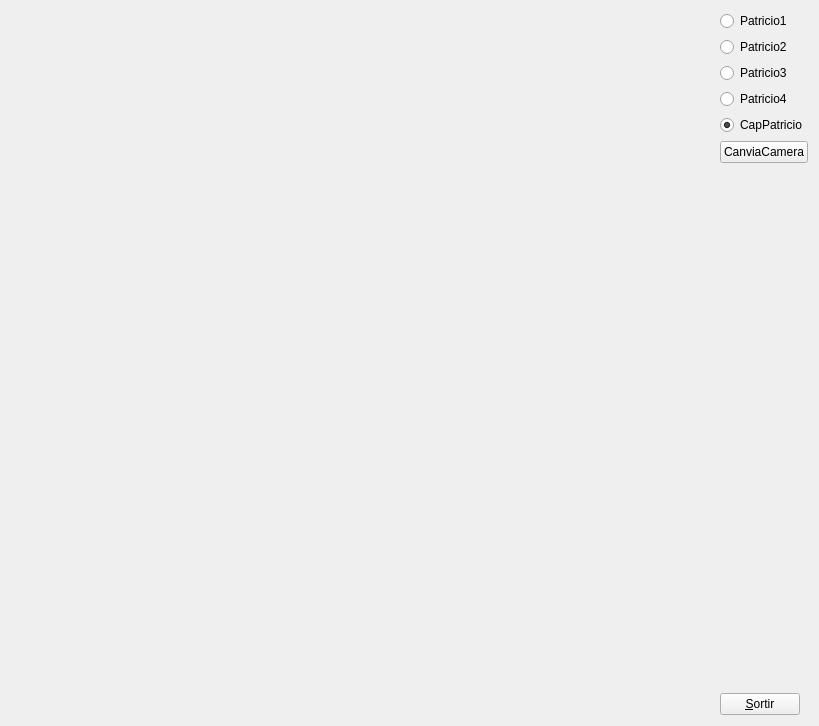
<?xml version="1.0" encoding="UTF-8"?>
<ui version="4.0">
 <class>MyForm</class>
 <widget class="QWidget" name="MyForm">
  <property name="geometry">
   <rect>
    <x>0</x>
    <y>0</y>
    <width>819</width>
    <height>726</height>
   </rect>
  </property>
  <property name="windowTitle">
   <string>Form</string>
  </property>
  <layout class="QHBoxLayout" name="horizontalLayout">
   <item>
    <widget class="MyGLWidget" name="widget" native="true">
     <property name="sizePolicy">
      <sizepolicy hsizetype="Expanding" vsizetype="Expanding">
       <horstretch>0</horstretch>
       <verstretch>0</verstretch>
      </sizepolicy>
     </property>
    </widget>
   </item>
   <item>
    <layout class="QVBoxLayout" name="verticalLayout">
     <item>
      <widget class="QRadioButton" name="radioButton">
       <property name="text">
        <string>Patricio1</string>
       </property>
       <property name="checked">
        <bool>false</bool>
       </property>
      </widget>
     </item>
     <item>
      <widget class="QRadioButton" name="radioButton_2">
       <property name="text">
        <string>Patricio2</string>
       </property>
      </widget>
     </item>
     <item>
      <widget class="QRadioButton" name="radioButton_3">
       <property name="text">
        <string>Patricio3</string>
       </property>
      </widget>
     </item>
     <item>
      <widget class="QRadioButton" name="radioButton_4">
       <property name="text">
        <string>Patricio4</string>
       </property>
      </widget>
     </item>
     <item>
      <widget class="QRadioButton" name="radioButton_5">
       <property name="text">
        <string>CapPatricio</string>
       </property>
       <property name="checked">
        <bool>true</bool>
       </property>
      </widget>
     </item>
     <item>
      <widget class="QPushButton" name="pushButton_2">
       <property name="text">
        <string>CanviaCamera</string>
       </property>
      </widget>
     </item>
     <item>
      <spacer name="verticalSpacer">
       <property name="orientation">
        <enum>Qt::Vertical</enum>
       </property>
       <property name="sizeHint" stdset="0">
        <size>
         <width>20</width>
         <height>40</height>
        </size>
       </property>
      </spacer>
     </item>
     <item>
      <widget class="QPushButton" name="pushButton">
       <property name="sizePolicy">
        <sizepolicy hsizetype="Fixed" vsizetype="Fixed">
         <horstretch>0</horstretch>
         <verstretch>0</verstretch>
        </sizepolicy>
       </property>
       <property name="text">
        <string>&amp;Sortir</string>
       </property>
      </widget>
     </item>
    </layout>
   </item>
  </layout>
 </widget>
 <customwidgets>
  <customwidget>
   <class>MyGLWidget</class>
   <extends>QWidget</extends>
   <header>MyGLWidget.h</header>
   <container>1</container>
   <slots>
    <slot>patr1Sel()</slot>
    <slot>patr2Sel()</slot>
    <slot>patr3Sel()</slot>
    <slot>patr4Sel()</slot>
    <slot>capPatrSel()</slot>
    <slot>canviaCamera()</slot>
   </slots>
  </customwidget>
 </customwidgets>
 <resources/>
 <connections>
  <connection>
   <sender>pushButton</sender>
   <signal>clicked()</signal>
   <receiver>MyForm</receiver>
   <slot>close()</slot>
   <hints>
    <hint type="sourcelabel">
     <x>753</x>
     <y>715</y>
    </hint>
    <hint type="destinationlabel">
     <x>839</x>
     <y>529</y>
    </hint>
   </hints>
  </connection>
  <connection>
   <sender>radioButton</sender>
   <signal>clicked()</signal>
   <receiver>widget</receiver>
   <slot>patr1Sel()</slot>
   <hints>
    <hint type="sourcelabel">
     <x>748</x>
     <y>16</y>
    </hint>
    <hint type="destinationlabel">
     <x>670</x>
     <y>22</y>
    </hint>
   </hints>
  </connection>
  <connection>
   <sender>radioButton_2</sender>
   <signal>clicked()</signal>
   <receiver>widget</receiver>
   <slot>patr2Sel()</slot>
   <hints>
    <hint type="sourcelabel">
     <x>748</x>
     <y>46</y>
    </hint>
    <hint type="destinationlabel">
     <x>674</x>
     <y>43</y>
    </hint>
   </hints>
  </connection>
  <connection>
   <sender>radioButton_3</sender>
   <signal>clicked()</signal>
   <receiver>widget</receiver>
   <slot>patr3Sel()</slot>
   <hints>
    <hint type="sourcelabel">
     <x>746</x>
     <y>73</y>
    </hint>
    <hint type="destinationlabel">
     <x>632</x>
     <y>80</y>
    </hint>
   </hints>
  </connection>
  <connection>
   <sender>radioButton_4</sender>
   <signal>clicked()</signal>
   <receiver>widget</receiver>
   <slot>patr4Sel()</slot>
   <hints>
    <hint type="sourcelabel">
     <x>749</x>
     <y>102</y>
    </hint>
    <hint type="destinationlabel">
     <x>624</x>
     <y>104</y>
    </hint>
   </hints>
  </connection>
  <connection>
   <sender>radioButton_5</sender>
   <signal>clicked()</signal>
   <receiver>widget</receiver>
   <slot>capPatrSel()</slot>
   <hints>
    <hint type="sourcelabel">
     <x>758</x>
     <y>134</y>
    </hint>
    <hint type="destinationlabel">
     <x>684</x>
     <y>141</y>
    </hint>
   </hints>
  </connection>
  <connection>
   <sender>pushButton_2</sender>
   <signal>clicked()</signal>
   <receiver>widget</receiver>
   <slot>canviaCamera()</slot>
   <hints>
    <hint type="sourcelabel">
     <x>731</x>
     <y>161</y>
    </hint>
    <hint type="destinationlabel">
     <x>697</x>
     <y>158</y>
    </hint>
   </hints>
  </connection>
 </connections>
</ui>
